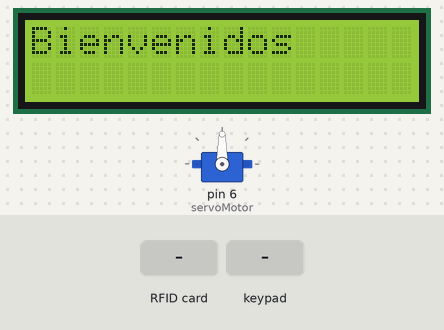
Bench run of a sketch on a simulated Arduino Uno, built with avr-gcc and run on an emulated ATmega328P. On the bench: 16×2 character LCD, servo. The inputs (shaded band) are chosen by the test bench. What the sketch prints to the serial monitor is not drawn.

Above: at 1.3 s.
1.4 s: RFID card 5E 7A 19 C4 held to the reader
At 2.8 s:
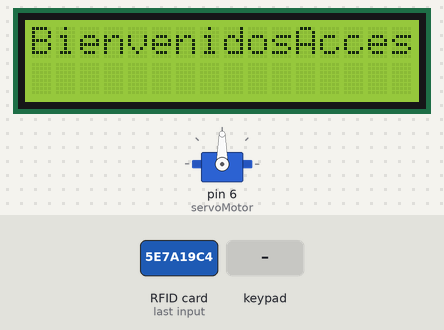
4.4 s: keypad keys 5 6 8 9 pressed 0.4 s apart
At 5.8 s:
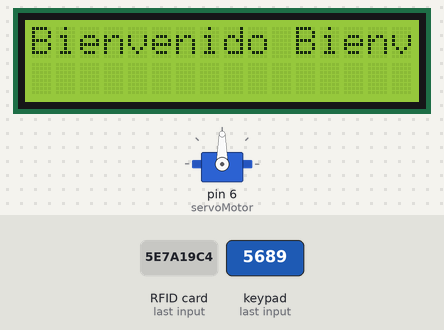
7.5 s: RFID card 47 A0 7B 52 held to the reader
At 7.7 s:
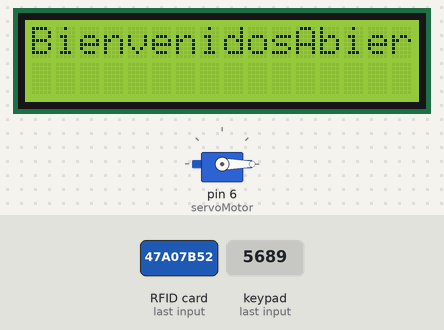
9.3 s: keypad keys 1 3 9 7 pressed 0.4 s apart
At 11.9 s:
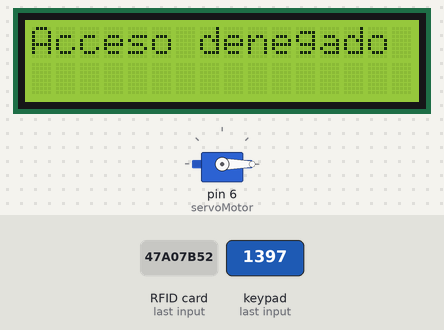
13.9 s: keypad keys 2 3 4 pressed 0.4 s apart
18.1 s: RFID card 47 A0 7B 52 held to the reader
At 18.29 s:
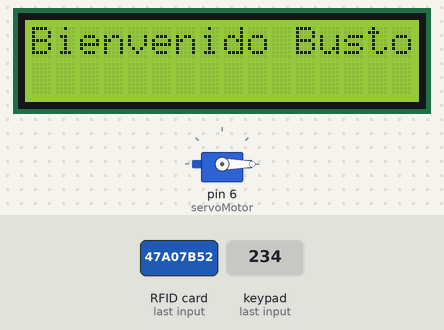
Timing chart, 0 to 20.9 s (numbered marks = the images above; inputs shaded):
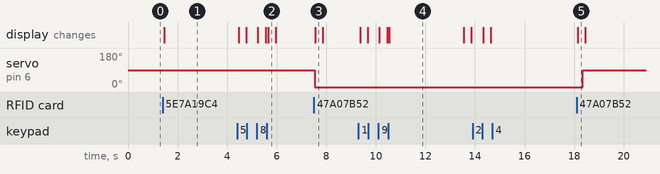

Measured:
- after the input at 1.4 s, the display: changes after 0.06 s (image 1)
- after the input at 7.5 s, servo on pin 6 (servoMotor): 90° → 0° at once; the display: changes after 0.05 s (image 3)
- after the input at 9.3 s, the display: first changes after 0.06 s (image 4 shows a later state)
- after the input at 18.1 s, servo on pin 6 (servoMotor): 0° → 90° after 0.25 s; the display: changes at once (image 5)
- what the display in image 4 shows lasts 3.1 s, from 10.5 s to 13.6 s

The sketch:

_CODIGO_ULTIMO.ino
```cpp
#include <Servo.h>

#include <Key.h>
#include <Keypad.h>

#include <LiquidCrystal.h>

#include <SPI.h>
#include <MFRC522.h>


#define RST_PIN 9                  //Pin 9 para el reset del RC522
#define SS_PIN 10                  //Pin 10 para el SS (SDA) del RC522
MFRC522 mfrc522(SS_PIN, RST_PIN);  ///Creamos el objeto para el RC522
#include <LiquidCrystal_I2C.h>
#include <Wire.h>
LiquidCrystal_I2C lcd(0x27, 16, 2);

String nombreTarjeta = "Bienvenidos";

const byte rowsCount = 3;
const byte columsCount = 3;
char password[] = "5689";  //Contraseña de 4 dígitos
char clave[4];             //Aqui guardamos los caracteres presionados en el teclado
int conteo = 0;
char keys[rowsCount][columsCount] = {
  { '1', '2', '3' },
  { '4', '5', '6' },
  { '7', '8', '9' },
};
const byte rowPins[rowsCount] = { 2, 3, 4 };
const byte columnPins[columsCount] = { 5, 7, 8 };

Keypad keypad = Keypad(makeKeymap(keys), rowPins, columnPins, rowsCount, columsCount);

Servo servoMotor;

void setup() {
  Serial.begin(9600);  //Iniciamos La comunicacion serial
  SPI.begin();         //Iniciamos el Bus SPI
  mfrc522.PCD_Init();  // Iniciamos el MFRC522
  Serial.println("Control de acceso:");
  pinMode(LED_BUILTIN, OUTPUT);
  lcd.init();       //initialize the lcd
  lcd.backlight();  //open the backlight
  //servo setup
  servoMotor.attach(6);
}

bool accessControlCount;

byte ActualUID[4];                              //almacenará el código del Tag leído
byte Usuario1[4] = { 0x47, 0xA0, 0x7B, 0x52 };  //código del usuario 1
byte Usuario2[4] = {
  0x04,
  0x62,
  0xCA,
  0xA1,
};  //código del usuario 2

void loop() {

    lcd.clear();
  lcd.print("Bienvenidos");
  char tecla = keypad.getKey();  //se alamacena en la variable "tecla" el caracter presionado


  if (mfrc522.PICC_IsNewCardPresent()) {
    //Seleccionamos una tarjeta
    if (mfrc522.PICC_ReadCardSerial()) {

      // Enviamos serialemente su UID
      Serial.print(F("Card UID:"));
      for (byte i = 0; i < mfrc522.uid.size; i++) {
        Serial.print(mfrc522.uid.uidByte[i] < 0x10 ? " 0" : " ");
        Serial.print(mfrc522.uid.uidByte[i], HEX);
        ActualUID[i] = mfrc522.uid.uidByte[i];
      }
      Serial.print("     ");
      //comparamos los UID para determinar si es uno de nuestros usuarios
      if (compareArray(ActualUID, Usuario1) || clave[0] == password[0] && clave[1] == password[1] && clave[2] == password[2] && clave[3] == password[3]) {
        nombreTarjeta = "Bustos";
        Serial.println("Abierto");

        switch (accessControlCount) {
          case 0:
            lcd.clear();
            lcd.print("Bienvenido " + nombreTarjeta);
            delay(200);
            lcd.clear();
            servoMotor.write(90);
            accessControlCount = 1;
            lcd.println("Abierto");
            lcd.clear();
            break;
          default:
            Serial.println("esta en 1 (Abierto)");
            servoMotor.write(0);
            accessControlCount = 0;
            lcd.println("Abierto");
            break;
        }

      } else if (compareArray(ActualUID, Usuario2) || clave[0] == password[0] && clave[1] == password[1] && clave[2] == password[2] && clave[3] == password[3]) {
        nombreTarjeta = "Ricardo";
        Serial.println("Abierto");
        lcd.println("Abierto");
        delay(3000);
        lcd.clear();

        servoMotor.write(90);
      } else {
        Serial.println("Acceso denegado");
        lcd.println("Acceso denegado");
        delay(3000);
        lcd.clear();
      }
      // Terminamos la lectura de la tarjeta tarjeta  actual
      mfrc522.PICC_HaltA();
    }
  }


  /* teclado */
  if (tecla != NO_KEY)  //¿Se ha presionado alguna tecla?
  {
    clave[conteo] = tecla;       //Almacenamos caracter por caracter en el arreglo clave[]
    lcd.println(clave[conteo]);  //Se muestra en el puerto serial la tecla presionada
    Serial.println(clave[conteo]);
    lcd.clear();

    conteo = conteo + 1;  //Se incremente en 1 la variable conteo
    if (conteo == 4)      //Si 4 teclas fueron presionadas se verifica si la clave es la correcta o no
    {
      if (clave[0] == password[0] && clave[1] == password[1] && clave[2] == password[2] && clave[3] == password[3]) {
        switch (accessControlCount) {
          case 0:
            lcd.clear();
            lcd.print("Bienvenido " + nombreTarjeta);
            delay(200);
            lcd.clear();
            servoMotor.write(90);
            accessControlCount = 1;
            lcd.print("Abierto");
            lcd.clear();
            break;
          default:
            Serial.println("esta en 1");
            servoMotor.write(0);
            accessControlCount = 0;
            lcd.print("Abierto");
            break;
        }


        //Suena un solo bip en el buzzer indicando que la calve es correcta
        //Activamos el módulo relay durante 3 segundos para la apertura de una puerta
        conteo = 0;  //Seteamos la variable conteo al valor 0
      }
      //Si la clave es incorrecta sonará dos veces el buzzer
      if (conteo != 0) {
        lcd.println("Acceso denegado");
        delay(3000);
        lcd.clear();
      }
      conteo = 0;  //Seteamos la variable conteo al valor 0
    }
  }
}

//Función para comparar dos vectores
boolean compareArray(byte array1[], byte array2[]) {
  if (array1[0] != array2[0]) return (false);
  if (array1[1] != array2[1]) return (false);
  if (array1[2] != array2[2]) return (false);
  if (array1[3] != array2[3]) return (false);
  return (true);
}
```
